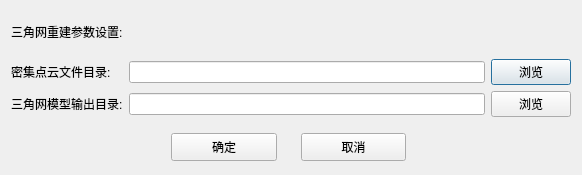
<?xml version="1.0" encoding="UTF-8"?>
<ui version="4.0">
 <class>Dialog_reconstructmesh</class>
 <widget class="QDialog" name="Dialog_reconstructmesh">
  <property name="geometry">
   <rect>
    <x>0</x>
    <y>0</y>
    <width>582</width>
    <height>175</height>
   </rect>
  </property>
  <property name="windowTitle">
   <string>Dialog</string>
  </property>
  <layout class="QGridLayout" name="gridLayout">
   <item row="0" column="0" colspan="2">
    <widget class="QLabel" name="label_18">
     <property name="text">
      <string>三角网重建参数设置:</string>
     </property>
    </widget>
   </item>
   <item row="1" column="0">
    <widget class="QLabel" name="label_15">
     <property name="text">
      <string>密集点云文件目录:</string>
     </property>
    </widget>
   </item>
   <item row="1" column="1">
    <widget class="QLineEdit" name="lineEdit_inputDir"/>
   </item>
   <item row="1" column="2">
    <widget class="QPushButton" name="pushButton_browseInputDir">
     <property name="text">
      <string>浏览</string>
     </property>
    </widget>
   </item>
   <item row="2" column="1">
    <widget class="QLineEdit" name="lineEdit_OutputDir">
     <property name="text">
      <string/>
     </property>
    </widget>
   </item>
   <item row="2" column="0">
    <widget class="QLabel" name="label_16">
     <property name="text">
      <string>三角网模型输出目录:</string>
     </property>
    </widget>
   </item>
   <item row="2" column="2">
    <widget class="QPushButton" name="pushButton_browseOutputDir">
     <property name="text">
      <string>浏览</string>
     </property>
    </widget>
   </item>
   <item row="3" column="0" colspan="3">
    <widget class="QWidget" name="widget" native="true">
     <widget class="QPushButton" name="btn_OK">
      <property name="geometry">
       <rect>
        <x>160</x>
        <y>10</y>
        <width>106</width>
        <height>28</height>
       </rect>
      </property>
      <property name="text">
       <string>确定</string>
      </property>
     </widget>
     <widget class="QPushButton" name="btn_CANCEL">
      <property name="geometry">
       <rect>
        <x>290</x>
        <y>10</y>
        <width>105</width>
        <height>28</height>
       </rect>
      </property>
      <property name="text">
       <string>取消</string>
      </property>
     </widget>
    </widget>
   </item>
  </layout>
 </widget>
 <resources/>
 <connections/>
</ui>
